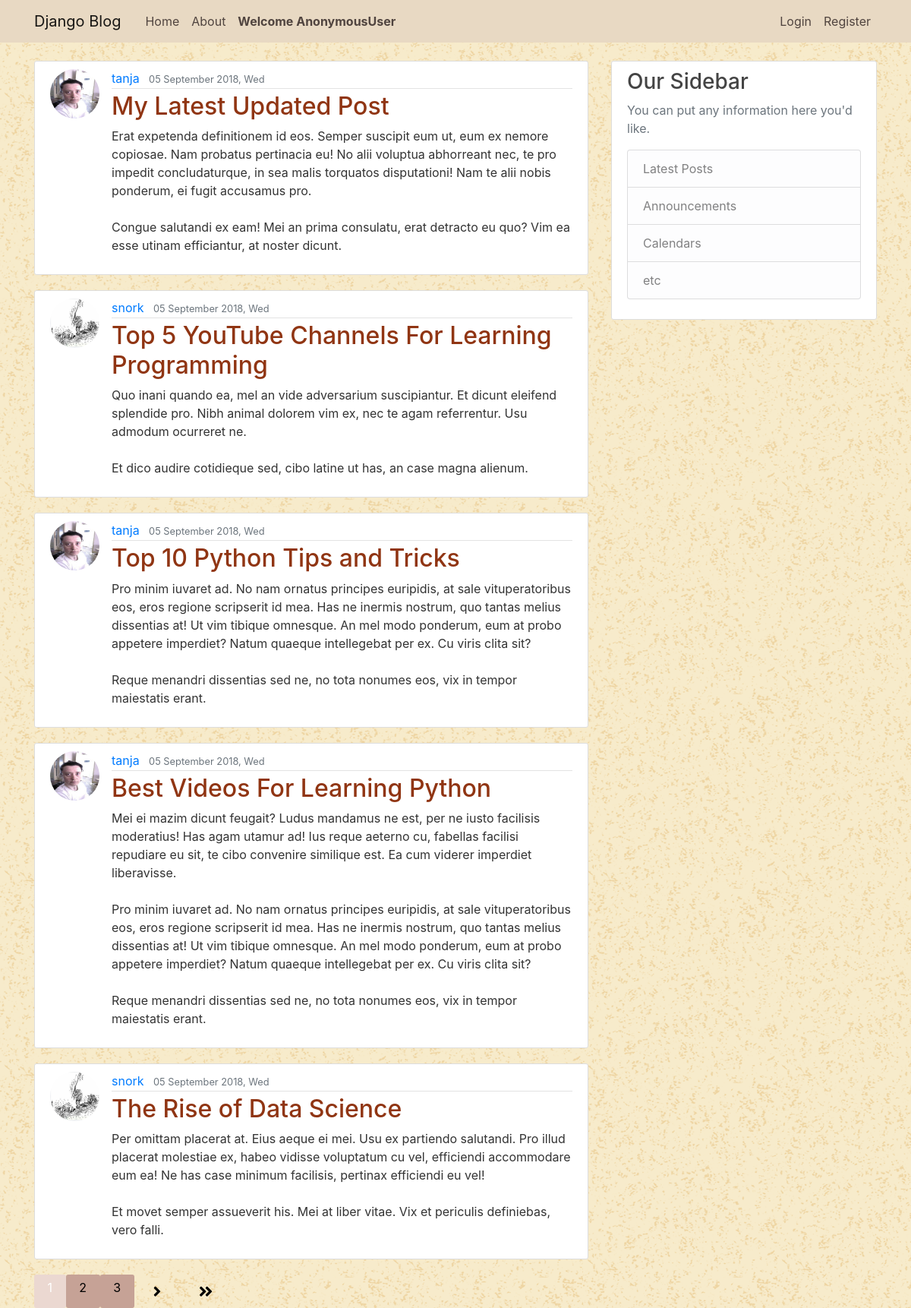
The page / on the database its author committed.
### blog/models.py (models this page shows, shortened)
class Post(models.Model):
    title = models.CharField(max_length=255)
    content = models.TextField()
    date_posted = models.DateTimeField(default= timezone.now)
    author = models.ForeignKey(User,on_delete= models.CASCADE)

### user/models.py (models this page shows, shortened)
class Profile(models.Model):
    user = models.OneToOneField(User,on_delete=models.CASCADE)
    location = models.CharField(max_length=200,blank=True)
    image = models.ImageField(default='default.jpg', upload_to='profile_pics')

### blog/views.py (the view)
# urls.py: path('', PostListView.as_view(),name='blog-home'),
class PostListView(ListView):
    model = Post
    template_name = 'blog/home.html'
    context_object_name='posts'
    ordering = ['-date_posted']
    paginate_by = 5

### blog/templates/blog/home.html (shortened to what this page needs)
{% extends 'blog/base.html'%}
{% block content%}
{% for post in posts %}
<article class="media content-section">
   <img class="rounded-circle article-img" src="{{post.author.profile.image.url}}" alt='photo'>
   <div class="media-body">
    <div class="article-metadata">
      <a class="mr-2" href="{% url 'user-post' post.author.username %}"> {{post.author}}</a>
      <small class="text-muted"> {{post.date_posted|date:"d F Y, D "}} </small>
    </div>
    <h2><a class="mr-2" href="{% url 'post-detail' pk=post.pk%}"> {{post.title}}</a></h2>
    <p class="article-content"> {{post.content}} </p>
  </div>
</article>
{% endfor %}
<div class="pagination">
    {% include 'blog/compounds/pagination.html'%}
</div>
{% endblock content%}

### blog/templates/blog/base.html (shortened to what this page needs)
{% load staticfiles %}
<!doctype html>
<html lang="en">
  <head>
    <link rel="stylesheet" href="https://maxcdn.bootstrapcdn.com/bootstrap/4.0.0/css/bootstrap.min.css">
    <link rel="stylesheet" href="https://use.fontawesome.com/releases/v5.3.1/css/all.css">
    <link rel="stylesheet" href="{% static 'css/main.css'%}">
  </head>
  <body>
      <header class="site-header">
      <nav class="navbar navbar-expand-md navbar-light bg-steel fixed-top">
        <div class="container">
          <a class="navbar-brand mr-4" href="{% url 'blog-home' %}">Django Blog</a>
          <div class="collapse navbar-collapse" id="navbarToggle">
            <div class="navbar-nav mr-auto">
              <a class="nav-item nav-link" href="{% url 'blog-home' %}">Home</a>
              <a class="nav-item nav-link" href="{% url 'blog-about' %}">About</a>
              <a class="nav-item nav-link"><strong>Welcome {{request.user}}</strong></a>
            </div>
            <div class="navbar-nav">
                {% if user.is_authenticated %}
                    <a class="nav-item nav-link" href="{% url 'post-create' %}">Create new post</a>
                    <a class="nav-item nav-link" href="{% url 'logout' %}">Logout</a>
                    <a class="nav-item nav-link" href="{% url 'profile' %}">Profile</a>
                {% else %}
                  <a class="nav-item nav-link" href="{% url 'login' %}">Login</a>
                  <a class="nav-item nav-link" href="{% url 'register' %}">Register</a>
                {% endif%}
            </div>
          </div>
        </div>
      </nav>
</header>
<main role="main" class="container">
  <div class="row">
    <div class="col-md-8">
      {% block content %}{% endblock %}
    </div>
    <div class="col-md-4">
      <div class="content-section">
        <h3>Our Sidebar</h3>
        <p class='text-muted'>You can put any information here you'd like.
          <ul class="list-group">
            <li class="list-group-item list-group-item-light">Latest Posts</li>
            <li class="list-group-item list-group-item-light">Announcements</li>
            <li class="list-group-item list-group-item-light">Calendars</li>
            <li class="list-group-item list-group-item-light">etc</li>
          </ul>
        </p>
      </div>
    </div>
  </div>
</main>
  </body>
</html>

### blog/templates/blog/compounds/pagination.html (shortened to what this page needs)
{% if is_paginated %}
    {% for num in page_obj.paginator.page_range %}
        {%if page_obj.number == num %}
             <span class="pagination-number pagination-current">{{ num }}</span>
        {% elif num > page_obj.number|add:'-3' and num < page_obj.number|add:'3'%}
             <a class="pagination-number" href="?page={{ num }}">{{ num }}</a>
        {% endif %}
    {% endfor %}
    {% if page_obj.has_next %}
    <a href="?page={{page_obj.next_page_number}}" class="pagination-action" ><i class="fa fa-angle-right" aria-hidden="true"></i></a>
    <a href="?page={{page_obj.paginator.num_pages}}" class="pagination-action"><i class="fa fa-angle-double-right" aria-hidden="true"></i></a>
    {% endif %}
{% endif %}

### static/css/main.css (style rules this page uses)
body { #background: #fafafa; color: #333333; margin-top: 5rem; background-image: url(../img/old_map.png); }
h1, h2, h3, h4, h5, h6 { color: #444444; }
h2 a { color:#903513; }
ul { margin: 0; }
.bg-steel { background-color: #e8d9c3; }
.site-header .navbar-nav .nav-link { color: #50443f }
.content-section { background: #ffffff; padding: 10px 20px; border: 1px solid #dddddd; border-radius: 3px; margin-bottom: 20px; }
.article-content { white-space: pre-line; }
.article-img { height: 65px; width: 65px; margin-right: 16px; }
.article-metadata { padding-bottom: 1px; margin-bottom: 4px; border-bottom: 1px solid #e3e3e3 }
.pagination { text-align: center; margin-top: 1em; }
.pagination-number { padding: 0.3em 1.1em; border-radius: 3px; color: #000; background-color: #c6a296; }
.pagination-number:hover, .pagination-current { background-color: #ebd8d1; color:white; }
.pagination-action { margin: 0 0.1em; display: inline-block; padding: 0.3em 1.1em; color: black; font-size: 1.3em; }

### rows shown on the page
Post: author.profile.image (picture), author "tanja", date_posted "05 September 2018, Wed", title "My Latest Updated Post", content "Erat expetenda definitionem id eos. Semper suscipit eum ut, eum ex nemore copiosae. Nam probatus pertinacia eu! No alii voluptua abhorreant nec, te pro impedit concludaturque, in sea malis torquatos disputationi! Nam te alii nobis ponderum, ei fugit accusamus pro. Congue salutandi ex eam! Mei an prima consulatu, erat detracto eu quo? Vim ea esse utinam efficiantur, at noster dicunt."
Post: author.profile.image (picture), author "snork", date_posted "05 September 2018, Wed", title "Top 5 YouTube Channels For Learning Programming", content "Quo inani quando ea, mel an vide adversarium suscipiantur. Et dicunt eleifend splendide pro. Nibh animal dolorem vim ex, nec te agam referrentur. Usu admodum ocurreret ne. Et dico audire cotidieque sed, cibo latine ut has, an case magna alienum."
Post: author.profile.image (picture), author "tanja", date_posted "05 September 2018, Wed", title "Top 10 Python Tips and Tricks", content "Pro minim iuvaret ad. No nam ornatus principes euripidis, at sale vituperatoribus eos, eros regione scripserit id mea. Has ne inermis nostrum, quo tantas melius dissentias at! Ut vim tibique omnesque. An mel modo ponderum, eum at probo appetere imperdiet? Natum quaeque intellegebat per ex. Cu viris clita sit? Reque menandri dissentias sed ne, no tota nonumes eos, vix in tempor maiestatis erant."
Post: author.profile.image (picture), author "tanja", date_posted "05 September 2018, Wed", title "Best Videos For Learning Python", content "Mei ei mazim dicunt feugait? Ludus mandamus ne est, per ne iusto facilisis moderatius! Has agam utamur ad! Ius reque aeterno cu, fabellas facilisi repudiare eu sit, te cibo convenire similique est. Ea cum viderer imperdiet liberavisse. Pro minim iuvaret ad. No nam ornatus principes euripidis, at sale vituperatoribus eos, eros regione scripserit id mea. Has ne inermis nostrum, quo tantas melius dissentias at! Ut vim tibique omnesque. An mel modo ponderum, eum at probo appetere imperdiet? Natum quaeque intellegebat per ex. Cu viris clita sit? Reque menandri dissentias sed ne, no tota nonumes eos, vix in tempor maiestatis erant."
Post: author.profile.image (picture), author "snork", date_posted "05 September 2018, Wed", title "The Rise of Data Science", content "Per omittam placerat at. Eius aeque ei mei. Usu ex partiendo salutandi. Pro illud placerat molestiae ex, habeo vidisse voluptatum cu vel, efficiendi accommodare eum ea! Ne has case minimum facilisis, pertinax efficiendi eu vel! Et movet semper assueverit his. Mei at liber vitae. Vix et periculis definiebas, vero falli."

### other values the page prints
{{ request.user }} "AnonymousUser"
{{ num }} "1"
{{ num }} "2" "3"
